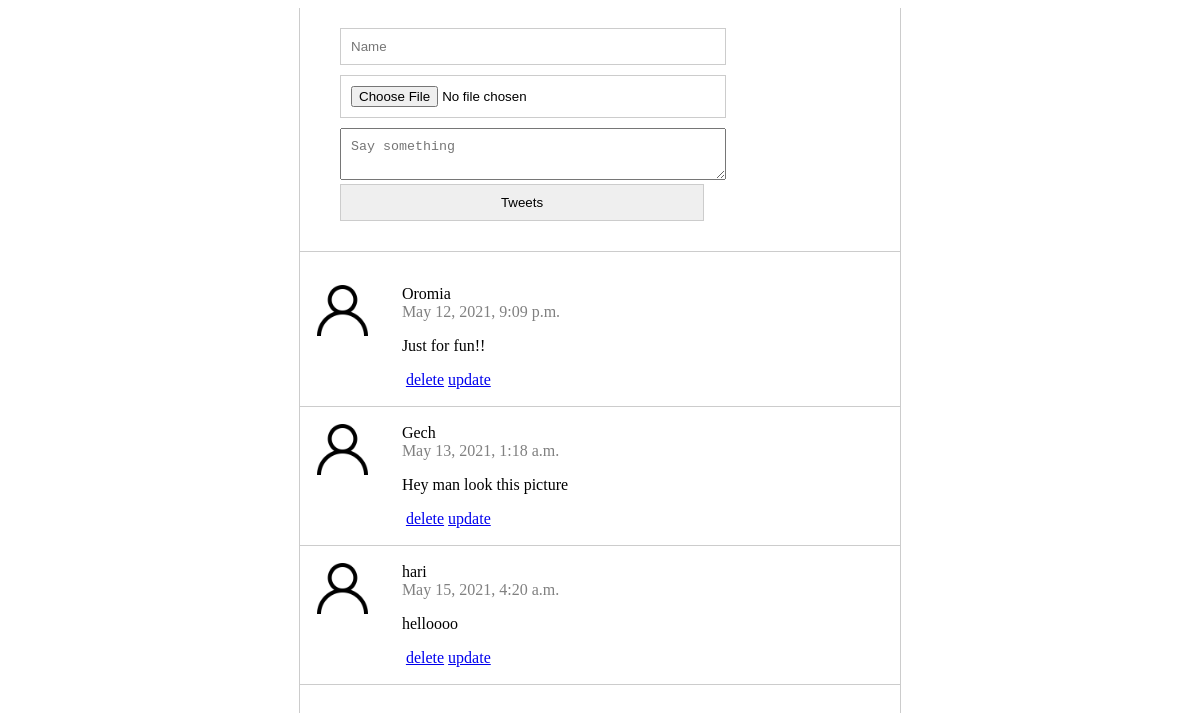
Before: / with the older database file.
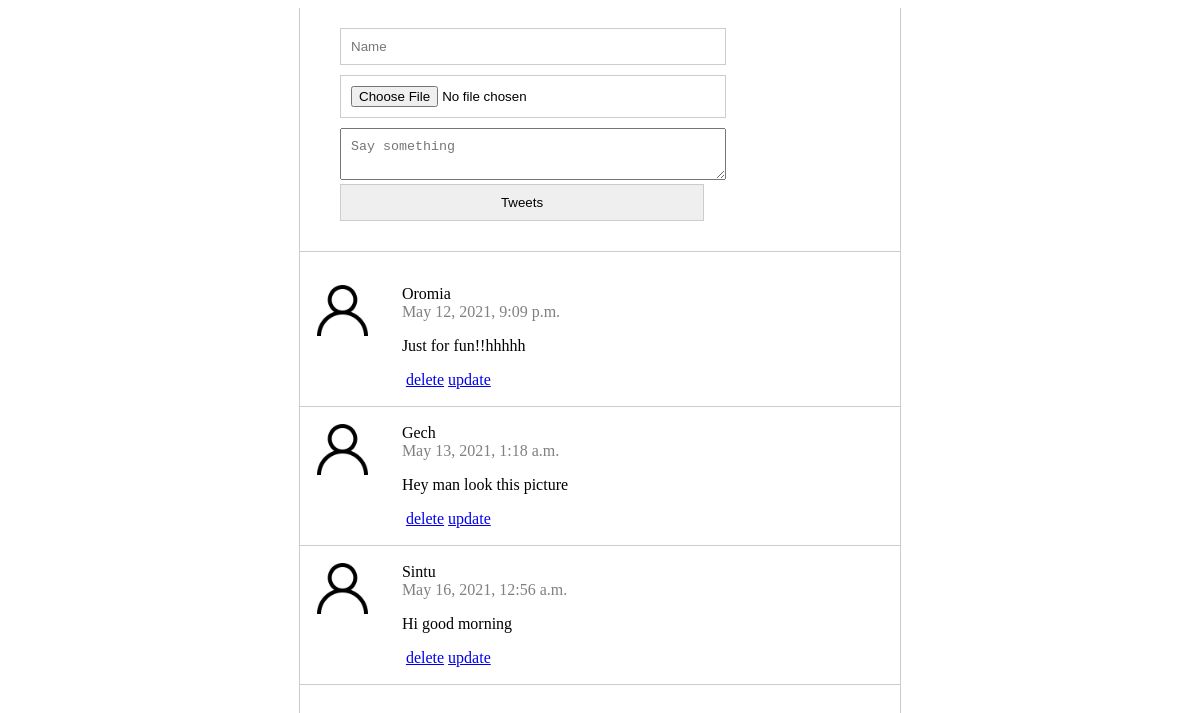
After: the same page with the newer database file.
### twitter/models.py (models this page shows)
class twitter(models.Model):
    name = models.CharField(max_length=100)
    body = models.CharField(max_length=100)
    image = CloudinaryField('image',blank=True,null=True)
    created_at = models.DateTimeField(auto_now_add=True)

### twitter/views.py (the view, shortened to what this page needs)
# urls.py: path('', views.index, name='index'),
def index(request):
    twitters = twitter.objects.all()
    return render(request, 'twitter.html', {'twitters': twitters})

### twitter/templates/twitter.html (shortened to what this page needs)
{% extends "home.html" %} {% block content %} {% load static %}
<section class="content">
  <section class="twitter_form">
      <form action="/" method="POST" enctype="multipart/form-data">
        <input type="text" name="name" placeholder="Name" required/>
        <input type="file" name="image"/>
        <textarea name="body" placeholder="Say something" required></textarea>
        <input type="submit" value="Tweets"/>
    </form>
  </section>
  <section class="twitters">
    <ul>
       {% for twitter in twitters %}
      <li>
        <div class="logo">
          <img src="{% static 'img/user.png' %}"/>
        </div>
        <div class="name_body">
           <div class="name">{{ twitter.name }}</div>
           <div class="datetime">{{ twitter.created_at }}</div>
           <p>{{ twitter.body }}</p>
           <a href="/delete/{{ twitter.id }}">delete</a>
           <a href="/update/{{ twitter.id }}">update</a>
        </div>
      </li>
      {% endfor %}
    </ul>
  </section>
</section>
{% endblock %}

### twitter/templates/home.html (shortened to what this page needs)
<!DOCTYPE html>
<html lang="en">
<head>
    {% load static%}
    <link href="{% static 'css/style.css' %}" rel="stylesheet">
</head>
<body>
{% block content %} {{ content}} {% endblock %}
</body>
</html>

### twitter/static/css/style.css (style rules this page uses)
html, body { height: 100%; }
.content { max-width: 600px; height: 100%; margin: 0 auto; border-left: 1px solid #ccc; border-right: 1px solid #ccc; }
.twitter_form { padding: 20px 40px; border-bottom: 1px solid #ccc; }
.twitter_form input { width: 70%; margin-bottom: 10px; padding: 10px; border: 1px solid #ccc; }
.twitter_form textarea { width: 70%; padding: 10px; }
.twitters ul { padding: 0; }
.twitters li { display: flex; border-bottom: 1px solid #ccc; padding: 17px; }
.twitters li .logo { flex-basis: 15%; }
.twitters li .logo img { width: 60%; }
.twitters li .name_body { flex-basis: 85%; }
.twitters li .name_body .datetime { color: gray; }

Changed rows visible on the page:
removed twitter: name "hari", created_at "May 15, 2021, 4:20 a.m.", body "helloooo"
changed twitter "Oromia": body "Just for fun!!" → "Just for fun!!hhhhh"
added twitter: name "Sintu", created_at "May 16, 2021, 12:56 a.m.", body "Hi good morning"
